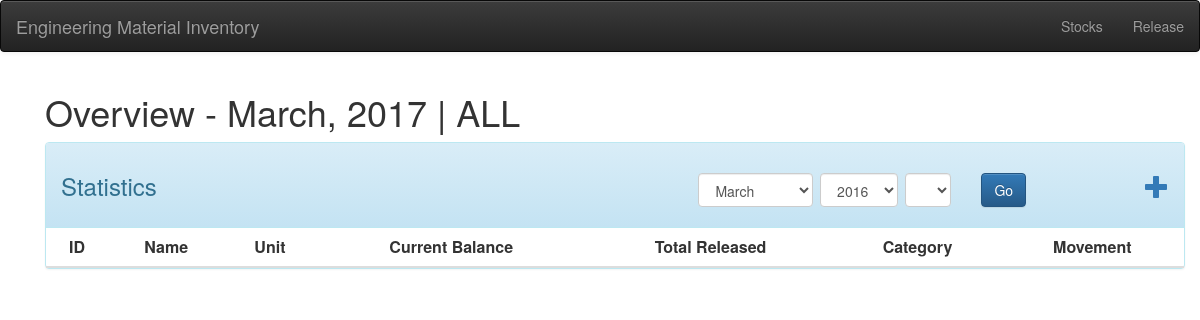
/, run on an earlier commit of the app's database.
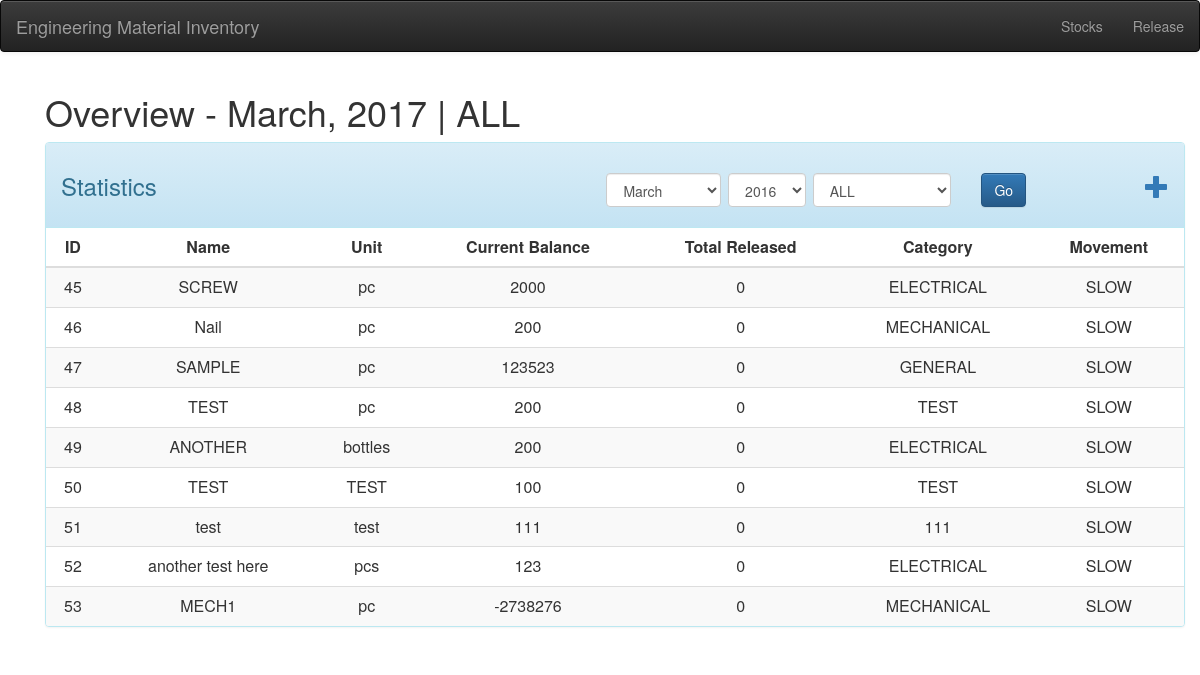
And on a later commit of the database.
### tables this page shows
CREATE TABLE "item" (
"id"  INTEGER PRIMARY KEY AUTOINCREMENT NOT NULL,
"name"  TEXT NOT NULL,
"unit"  TEXT NOT NULL,
"balance"  TEXT NOT NULL,
"frequency"  INTEGER,
"category"  TEXT
);

### application/controllers/Main.php (called while the page is built, shortened)
<?php
class Main extends CI_Controller{
    public function __construct()
    {
        $this->load->model('items_model');
        $this->load->model('release_model');
        $this->load->model('lookup_model');
        $this->load->model('stocks_model');
        $this->load->library('form_validation');
        $this->load->helper('form');
    }
    public function view($month=null,$year=null,$cat=null)
    {
        $data['m'] = $month == null?default_now()[1]:$month;
        $data['y'] = $year == null?default_now()[0]:$year;
        $data['c'] = $cat == null?'ALL':$cat;
        $data['cats'] = $this->lookup_model->look();
        $data['items'] = $this->analyzing($month,$year,$cat);
        $this->load->view('templates/header',$data);
        $this->load->view('templates/nav');
        $this->load->view('pages/home', $data);
        $this->load->view('templates/footer',$data);
    }
    public function algos($id,$month,$year)
    {
        $i = $this->items_model->get_items($id);
        $total = $this->release_model->total_in_month($id,$month,$year);
        $total = $total == 0 ? 0:$total;
        if($total > $i['frequency'])
        {
            return array($total, "FAST");
        }elseif($total == $i['frequency'])
        {
            return array($total, 'NORMAL');
        }else{
            return array($total, 'SLOW');
        }
    }
    public function analyzing($month=null,$year=null,$cat=null)
    {
        if($month == null && $year == null)
        {
            $month = default_now()[1];
            $year = default_now()[0];
        }
        if($cat === null || $cat == "ALL" || $cat == "all"){
            $items = $this->items_model->get_items();
        }else{
            $items = $this->items_model->get_items_by_cat($cat);
        }
        $all = [];
        foreach($items as $i)
        {
            $v = $this->algos($i['id'],$month,$year);
            array_push($i,$v);
            array_push($all,$i);
        }
        return $all;
    }
}

### index.php (called while the page is built, shortened)
<?php
require_once BASEPATH.'core/CodeIgniter.php';

### application/helpers/date_man_helper.php (called while the page is built, shortened)
<?php
function months(){
	return array(
		array('name'=>'January','val'=>1,),
		array('name'=>'February','val'=>2,),
		array('name'=>'March','val'=>3,),
		array('name'=>'April','val'=>4,),
		array('name'=>'May','val'=>5,),
		array('name'=>'June','val'=>6,),
		array('name'=>'July','val'=>7,),
		array('name'=>'August','val'=>8,),
		array('name'=>'September','val'=>9,),
		array('name'=>'October','val'=>10,),
		array('name'=>'November','val'=>11,),
		array('name'=>'December','val'=>12,)
	);
}

### application/models/Lookup_model.php (called while the page is built, shortened)
<?php
Class Lookup_model extends CI_Model
{
	public function look($tb_name = null)
	{
		if($tb_name == null)
		{
			$query = $this->db->get('category');
			return $query->result_array();
		}
		$query = $this->db->get($tb_name);
		return $query->result_array();
	}
}

### application/models/Items_model.php (called while the page is built, shortened)
<?php
class Items_model extends  CI_Model
{
    public function get_items($id = FALSE)
    {
        if($id  === FALSE )
        {
            $query = $this->db->get('item');
            return $query->result_array();
        }
        $query = $this->db->get_where('item',array('id'=>$id));
        return $query->row_array();
    }
}

### application/views/pages/home.php (the view, shortened to what the changed rows need)
<div class="container">
    <h1>Overview - <?php echo months()[$m-1]['name'].", {$y} | {$c}";  ?> </h1>
    <div class="panel panel-default panel-info">
        <div class="panel-heading">
            <h3 class="row">
                <div class="col-xs-9">
                    <div class="form form-inline pull-right">
                        <div class="form-group">
                            <select class="form-control" name="month">
                                <?php foreach(months() as $mo): ?>
                                    <option value='<?php echo $mo['val'] ?>'
                                    <?php if((int)$mo['val'] == (int)$m)
                                        {
                                            echo " selected";
                                        } ?>
                                    <?php echo ">{$mo['name']}</option>"; ?>
                                <?php endforeach; ?>
                            </select>
                            <select name="year" class="form-control">
                                <option value="2016">2016</option>
                            </select>
                            <select class="form-control" name="category">
                            <?php foreach($cats as $cat): ?>
                               <option value="<?php echo $cat['name']; ?>"  <?php echo $cat['name']==$c? ' selected':''; ?>>
                                   <?php echo $cat['name']; ?>
                               </option>
                            <?php endforeach; ?>
                            </select>
                            <div class="form-group">
                                <input type="button" class="btn btn-primary form-control goer" value="Go">
                            </div>
                        </div>
                    </div>
                </div>
            </h3>
        </div>
        <table class="table table-striped table-hover">
            <thead>
                <tr>
                    <th class=text-center>ID</th>
                    <th class=text-center>Name</th>
                    <th class=text-center>Unit</th>
                    <th class=text-center>Current Balance</th>
                    <th class=text-center>Total Released</th>
                    <th class=text-center>Category</th>
                    <th class=text-center>Movement</th>
                </tr>
            </thead>
            <tbody>
                <?php foreach($items as $item): ?>
                <tr class="text-center">
                    <td><?php echo $item['id']; ?></td>
                    <td><?php echo $item['name']; ?></td>
                    <td><?php echo $item['unit']; ?></td>
                    <td><?php echo $item['balance']; ?></td>
                    <td><?php echo $item['0'][0]; ?></td>
                    <td><?php echo $item['category']; ?></td>
                    <td><?php echo $item['0'][1]; ?></td>
                </tr>
                <?php endforeach; ?>
            </tbody>
        </table>
    </div>
</div>

What changed in the data, as far as the page shows it:
added item: id "45", name "SCREW", unit "pc", balance "2000", 0 "0", category "ELECTRICAL", 0 "SLOW"
added item: id "46", name "Nail", unit "pc", balance "200", 0 "0", category "MECHANICAL", 0 "SLOW"
added item: id "47", name "SAMPLE", unit "pc", balance "123523", 0 "0", category "GENERAL", 0 "SLOW"
added item: id "48", name "TEST", unit "pc", balance "200", 0 "0", category "TEST", 0 "SLOW"
added item: id "49", name "ANOTHER", unit "bottles", balance "200", 0 "0", category "ELECTRICAL", 0 "SLOW"
added item: id "50", name "TEST", unit "TEST", balance "100", 0 "0", category "TEST", 0 "SLOW"
added item: id "51", name "test", unit "test", balance "111", 0 "0", category "111", 0 "SLOW"
added item: id "52", name "another test here", unit "pcs", balance "123", 0 "0", category "ELECTRICAL", 0 "SLOW"
added item: id "53", name "MECH1", unit "pc", balance "-2738276", 0 "0", category "MECHANICAL", 0 "SLOW"
Also different on the page:
form field category: (not shown) → "ALL"
